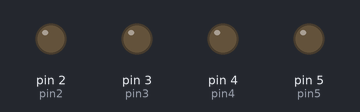
A sketch run on a simulated Arduino Uno, built with avr-gcc and run on an emulated ATmega328P. On the bench: output pins drawn as LEDs (lit = HIGH).

Above: at 0.5 s.
At 4.5 s:
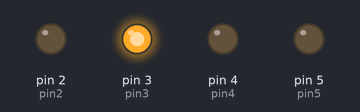
At 6.5 s:
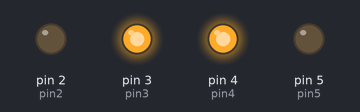
At 9.5 s:
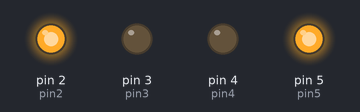
At 13.5 s:
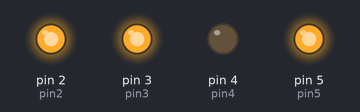
At 18.0 s:
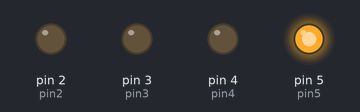
Timing chart, 0 to 20.8 s (numbered marks = the images above):
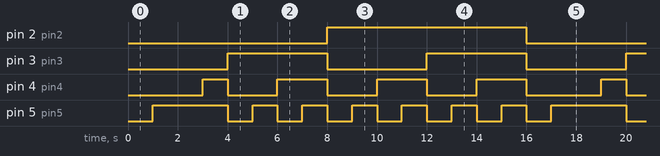

The sketch:

BareMinimum.ino
```cpp
int pin2=2;
int pin3=3;
int pin4=4;
int pin5=5;

int waitTime=1000;

void setup() {
  // put your setup code here, to run once:
  pinMode(pin2,OUTPUT);
  pinMode(pin3,OUTPUT);
  pinMode(pin4,OUTPUT);
  pinMode(pin5,OUTPUT);

}

void loop() {
  // put your main code here, to run repeatedly:
  digitalWrite(pin2,LOW);
  digitalWrite(pin3,LOW);
  digitalWrite(pin4,LOW);
  digitalWrite(pin5,LOW);
  delay(waitTime);
//1
  digitalWrite(pin2,LOW);
  digitalWrite(pin3,LOW);
  digitalWrite(pin4,LOW);
  digitalWrite(pin5,HIGH);
  delay(waitTime);
//2
  digitalWrite(pin2,LOW);
  digitalWrite(pin3,LOW);
  digitalWrite(pin4,LOW);
  digitalWrite(pin5,HIGH);
  delay(waitTime);
 //3
 digitalWrite(pin2,LOW);
  digitalWrite(pin3,LOW);
  digitalWrite(pin4,HIGH);
  digitalWrite(pin5,HIGH);
  delay(waitTime);
  //4
  digitalWrite(pin2,LOW);
  digitalWrite(pin3,HIGH);
  digitalWrite(pin4,LOW);
  digitalWrite(pin5,LOW);
  delay(waitTime);
  //5
  digitalWrite(pin2,LOW);
  digitalWrite(pin3,HIGH);
  digitalWrite(pin4,LOW);
  digitalWrite(pin5,HIGH);
  delay(waitTime);
  //6
  digitalWrite(pin2,LOW);
  digitalWrite(pin3,HIGH);
  digitalWrite(pin4,HIGH);
  digitalWrite(pin5,LOW);
  delay(waitTime);
  //7
  digitalWrite(pin2,LOW);
  digitalWrite(pin3,HIGH);
  digitalWrite(pin4,HIGH);
  digitalWrite(pin5,HIGH);
  delay(waitTime);
  //8
   digitalWrite(pin2,HIGH);
  digitalWrite(pin3,LOW);
  digitalWrite(pin4,LOW);
  digitalWrite(pin5,LOW);
  delay(waitTime);
  //9
   digitalWrite(pin2,HIGH);
  digitalWrite(pin3,LOW);
  digitalWrite(pin4,LOW);
  digitalWrite(pin5,HIGH);
  delay(waitTime);
  //10
   digitalWrite(pin2,HIGH);
  digitalWrite(pin3,LOW);
  digitalWrite(pin4,HIGH);
  digitalWrite(pin5,LOW);
  delay(waitTime);
  //11
   digitalWrite(pin2,HIGH);
  digitalWrite(pin3,LOW);
  digitalWrite(pin4,HIGH);
  digitalWrite(pin5,HIGH);
  delay(waitTime);
  //12
   digitalWrite(pin2,HIGH);
  digitalWrite(pin3,HIGH);
  digitalWrite(pin4,LOW);
  digitalWrite(pin5,LOW);
  delay(waitTime);
  //13
   digitalWrite(pin2,HIGH);
  digitalWrite(pin3,HIGH);
  digitalWrite(pin4,LOW);
  digitalWrite(pin5,HIGH);
  delay(waitTime);
  //14
   digitalWrite(pin2,HIGH);
  digitalWrite(pin3,HIGH);
  digitalWrite(pin4,HIGH);
  digitalWrite(pin5,LOW);
  delay(waitTime);
  //15
   digitalWrite(pin2,HIGH);
  digitalWrite(pin3,HIGH);
  digitalWrite(pin4,HIGH);
  digitalWrite(pin5,HIGH);
  delay(waitTime);


}
```

Measured:
- by itself, pin 2 (pin2): alternates HIGH for 8.0 s and LOW for 8.0 s
- by itself, pin 3 (pin3): alternates HIGH for 4.0 s and LOW for 4.0 s
- by itself, pin 4 (pin4): repeats every 16.0 s: 3 × (LOW 2.0 s, HIGH 2.0 s), LOW 3.0 s, HIGH 1.0 s
- by itself, pin 5 (pin5): repeats every 16.0 s: 6 × (LOW 1.0 s, HIGH 1.0 s), LOW 1.0 s, HIGH 3.0 s
